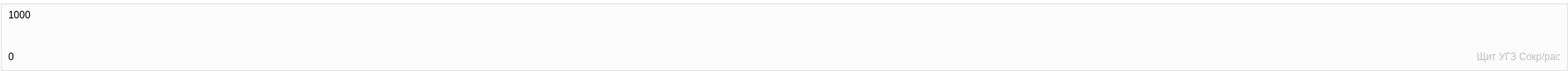
         <widget class="QGroupBox" name="groupBox10">
          <property name="sizePolicy">
           <sizepolicy hsizetype="Preferred" vsizetype="Fixed">
            <horstretch>0</horstretch>
            <verstretch>0</verstretch>
           </sizepolicy>
          </property>
          <property name="minimumSize">
           <size>
            <width>0</width>
            <height>80</height>
           </size>
          </property>
          <property name="maximumSize">
           <size>
            <width>1890</width>
            <height>120</height>
           </size>
          </property>
          <property name="styleSheet">
           <string notr="true">QGroupBox{
                        background-color: #fff;
                        }</string>
          </property>
          <property name="title">
           <string/>
          </property>
          <widget class="QWidget" name="horizontalLayoutWidget_10">
           <property name="geometry">
            <rect>
             <x>50</x>
             <y>10</y>
             <width>1781</width>
             <height>61</height>
            </rect>
           </property>
           <layout class="QHBoxLayout" name="layout_1000">
            <property name="spacing">
             <number>0</number>
            </property>
           </layout>
          </widget>
          <widget class="QLabel" name="label_13">
           <property name="geometry">
            <rect>
             <x>10</x>
             <y>10</y>
             <width>41</width>
             <height>16</height>
            </rect>
           </property>
           <property name="text">
            <string>1000</string>
           </property>
          </widget>
          <widget class="QLabel" name="shield_UGZ_thrust_label">
           <property name="enabled">
            <bool>false</bool>
           </property>
           <property name="geometry">
            <rect>
             <x>1780</x>
             <y>60</y>
             <width>100</width>
             <height>16</height>
            </rect>
           </property>
           <property name="text">
            <string>Щит УГЗ Сокр/расп</string>
           </property>
          </widget>
          <widget class="QLabel" name="label_39">
           <property name="geometry">
            <rect>
             <x>1860</x>
             <y>20</y>
             <width>31</width>
             <height>21</height>
            </rect>
           </property>
           <property name="text">
            <string/>
           </property>
           <property name="pixmap">
            <pixmap>../../image/img tools/articulated_cantilever3.png</pixmap>
           </property>
          </widget>
          <widget class="QLabel" name="label_40">
           <property name="geometry">
            <rect>
             <x>10</x>
             <y>60</y>
             <width>41</width>
             <height>16</height>
            </rect>
           </property>
           <property name="text">
            <string>0</string>
           </property>
          </widget>
         </widget>
